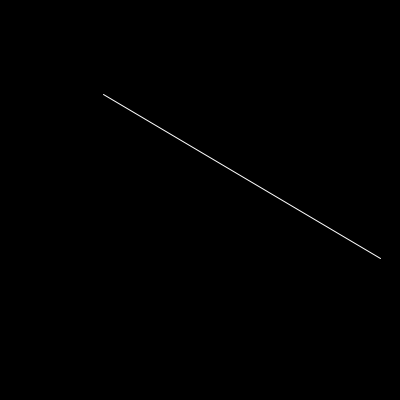
Frame 1 (no input)
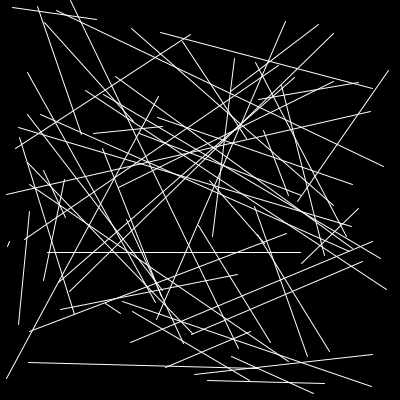
Frame 60 (the mouse pressed at the canvas centre just before this capture)
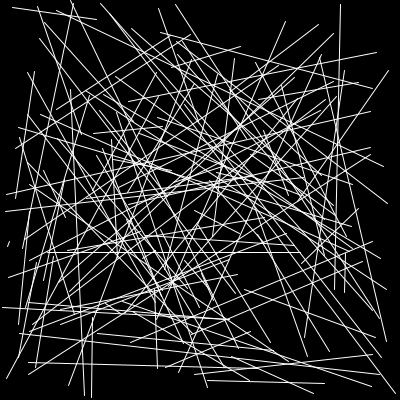
Frame 120 (the mouse held since frame 60 and released just before this capture)

The Processing sketch that drew these frames (run headless with seeded random() and noise(); from frame 60 on, the mouse is pressed at the canvas centre):

// Processing sketch: processing_62571
// ── processing_62571.pde

float x;
float y;
float x1;
float y1;
color bgcolor;

void setup() {

  size(400, 400);
  bgcolor = color(0);
  background(bgcolor);
  stroke(255);
  
}

void draw() {

  x = random(0,width);//le da a la var x un azar desde 0 hasta el anchode la pantalla
  y = random(0,height);
  y1 = random(0,height);
  x1 = random(0,width);
  line(y,x1,y1,x);//coordenadas x y de la pantalla, centro 0=arriba, 

}

void keyPressed() {

  background(bgcolor);
  
}
